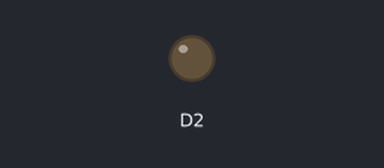
The sketch below on a simulated Arduino Zero (SAMD21). Shown: output pins drawn as LEDs (lit = HIGH). What the sketch prints to the serial monitor is not drawn.

Above: at 0.9 s.
At 2.5 s:
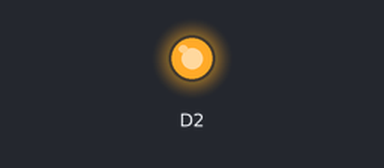
Timing chart, 0 to 6.7 s (numbered marks = the images above):
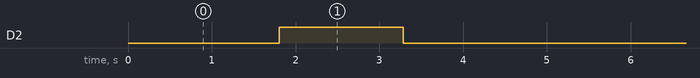

The sketch:

sketch_may30b.ino
```cpp
/*
  X-squared fade
  Takes a linear input and produces a fade curve
  based on the square of the input
  created 5 May 2019
  modified 25 Jan 2023
  by Tom Igoe
*/
// analogWrite resolution (can be 10 for SAMD boards, has to be 8 for Uno):
const int resolution = 8;
// number of steps = 2^resolution:
const int steps = pow(2, resolution);
// change between steps:
int change = 1;
// current level:
int currentLevel = 1;
// pre-calculated PWM levels:
int levelTable[steps];

void setup() {
  Serial.begin(9600);
  // wait for serial monitor to open:
  if (!Serial) delay(3000);
  // pre-calculate the PWM levels from the formula:
  fillLevelTable();
  // set the analogWrite resolution:
  analogWriteResolution(resolution);
  // initialize digital pin 5 as an output:
  pinMode(2, OUTPUT);
}

void loop() {
  // decrease or increase by 1 point each time
  // if at the bottom or top, change the direction:
  if (currentLevel <= 0 || currentLevel >= steps - 1) {
    change = -change;
  }
  currentLevel += change;

  //PWM output the result:
  analogWrite(2, levelTable[currentLevel]);
  delay(10);
  Serial.println(levelTable[currentLevel]);
}

void fillLevelTable() {
  // iterate over the array and calculate the right value for it:
  for (int l = 0; l <= steps; l++) {
    // square the current value:
    float lightLevel = pow(l, 2);
    // map the result back to the resolution range:
    lightLevel = map(lightLevel, 0, 65535, 0, steps-1);
    levelTable[l] = lightLevel;
  }


}
```

Measured:
- by itself, D2: alternates HIGH for 1.5 s and LOW for 3.6 s
